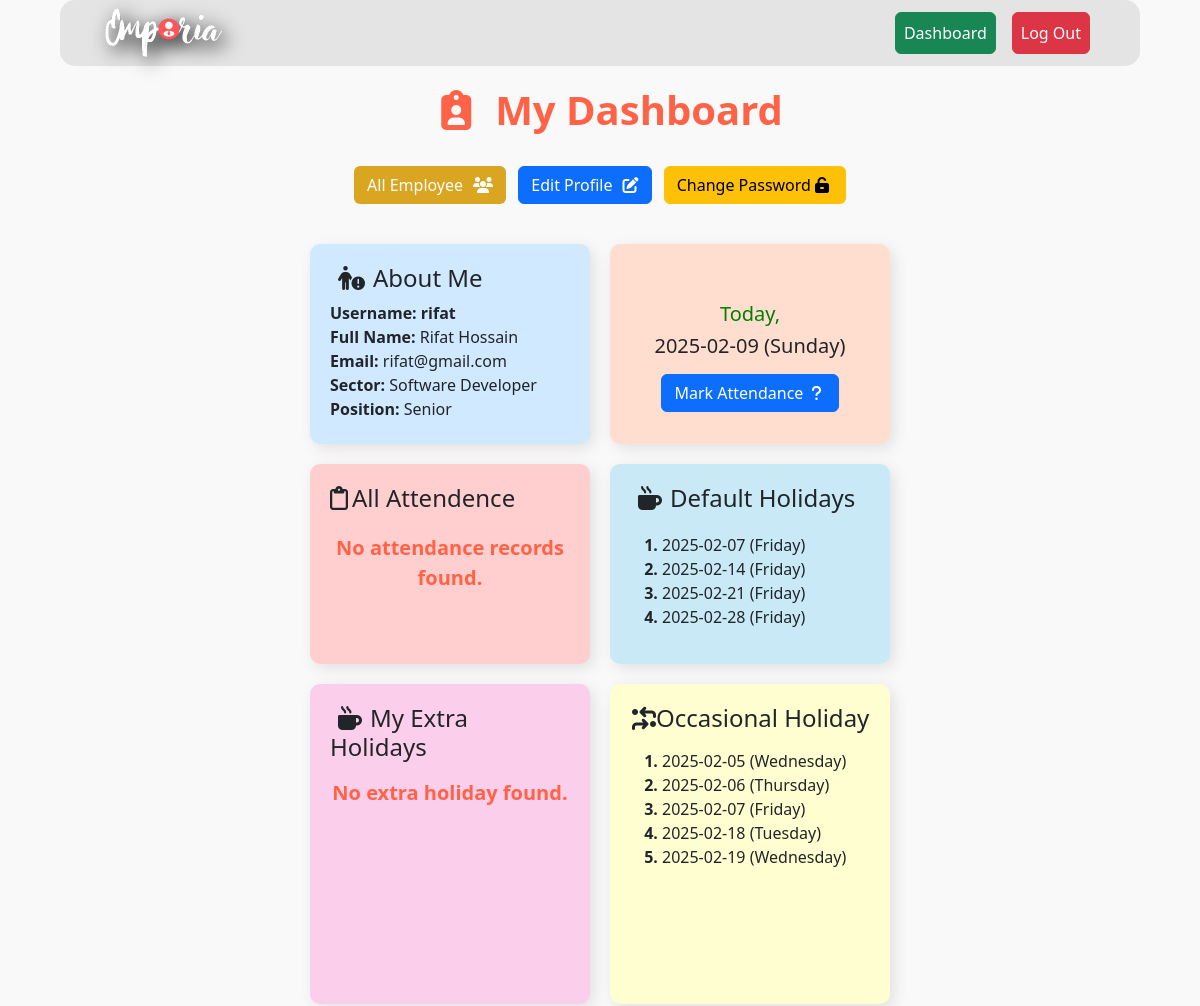
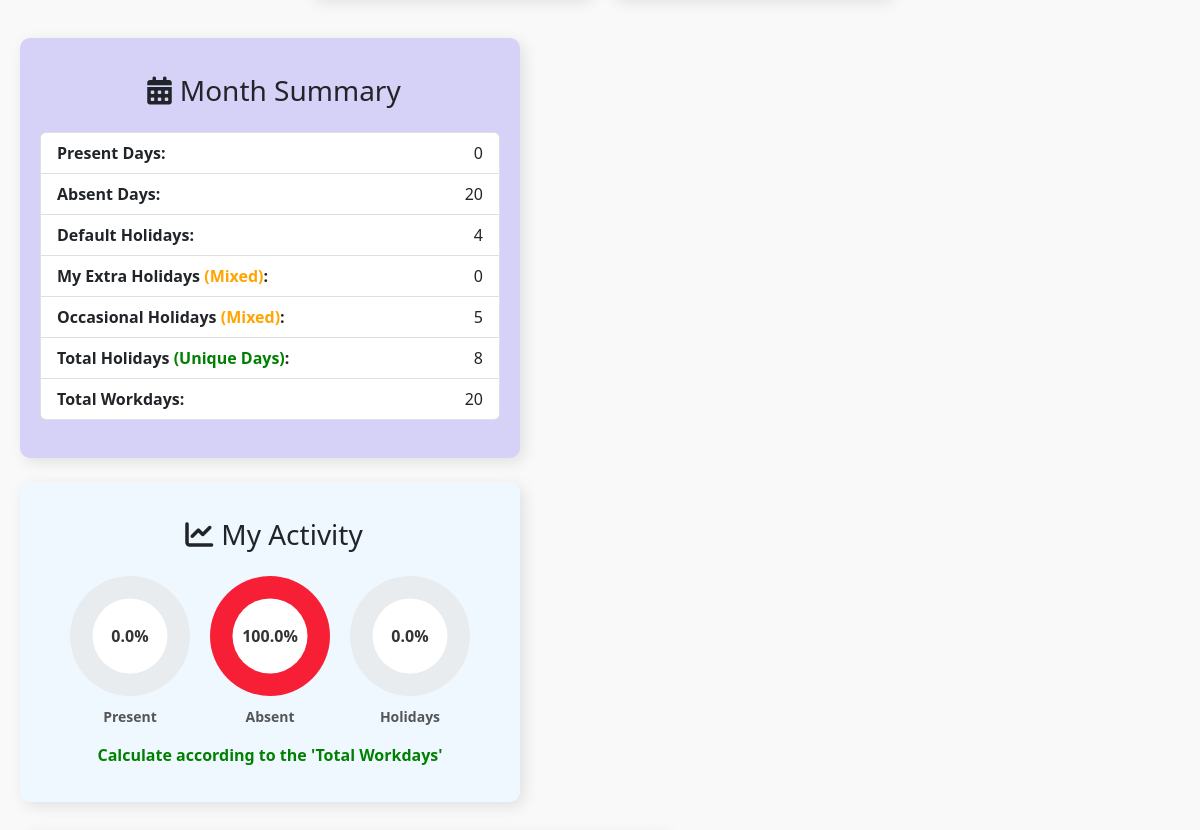
The page /dashboard/ (signed in, upper part) on the database as committed earlier (2 pictures, top to bottom).
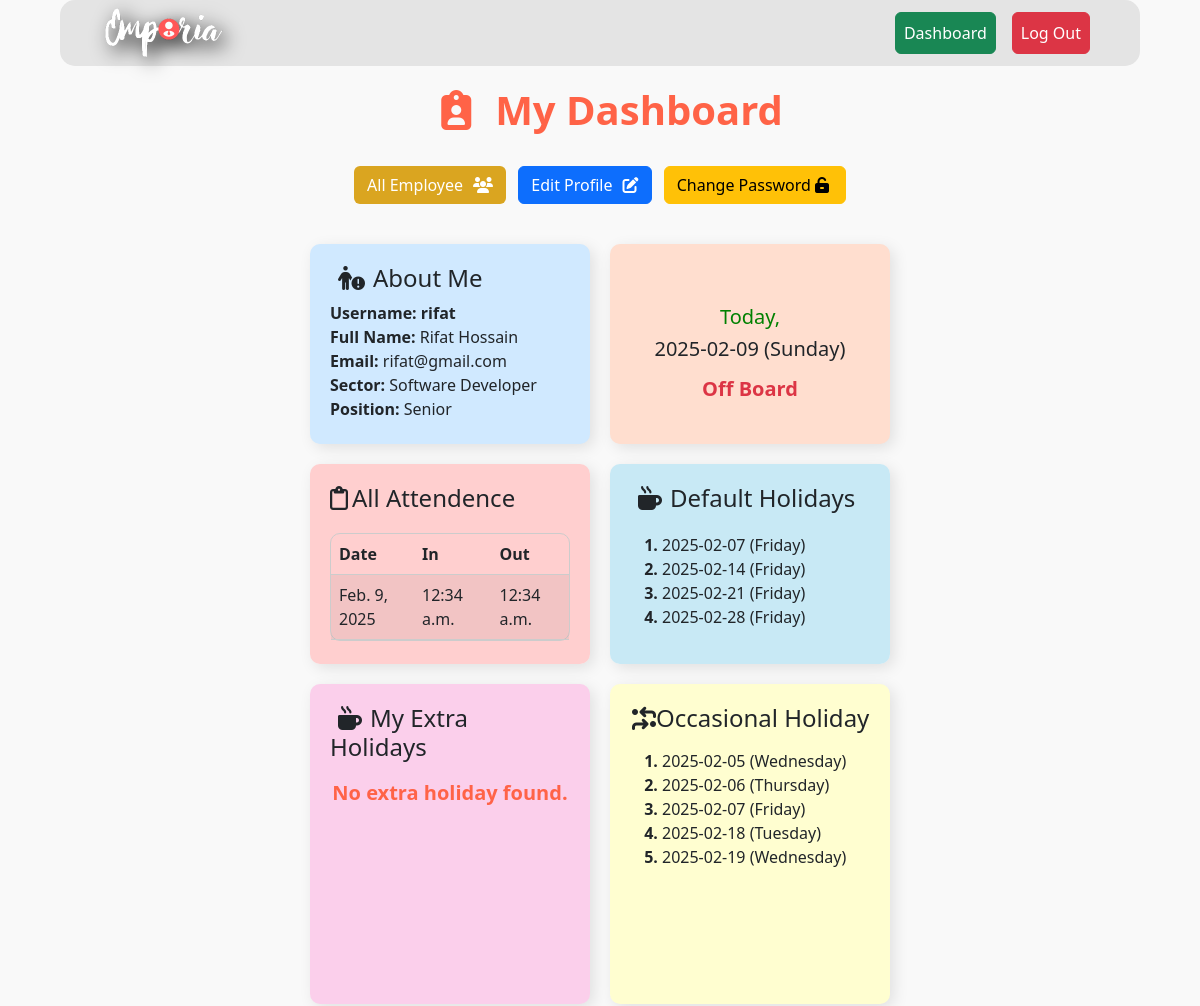
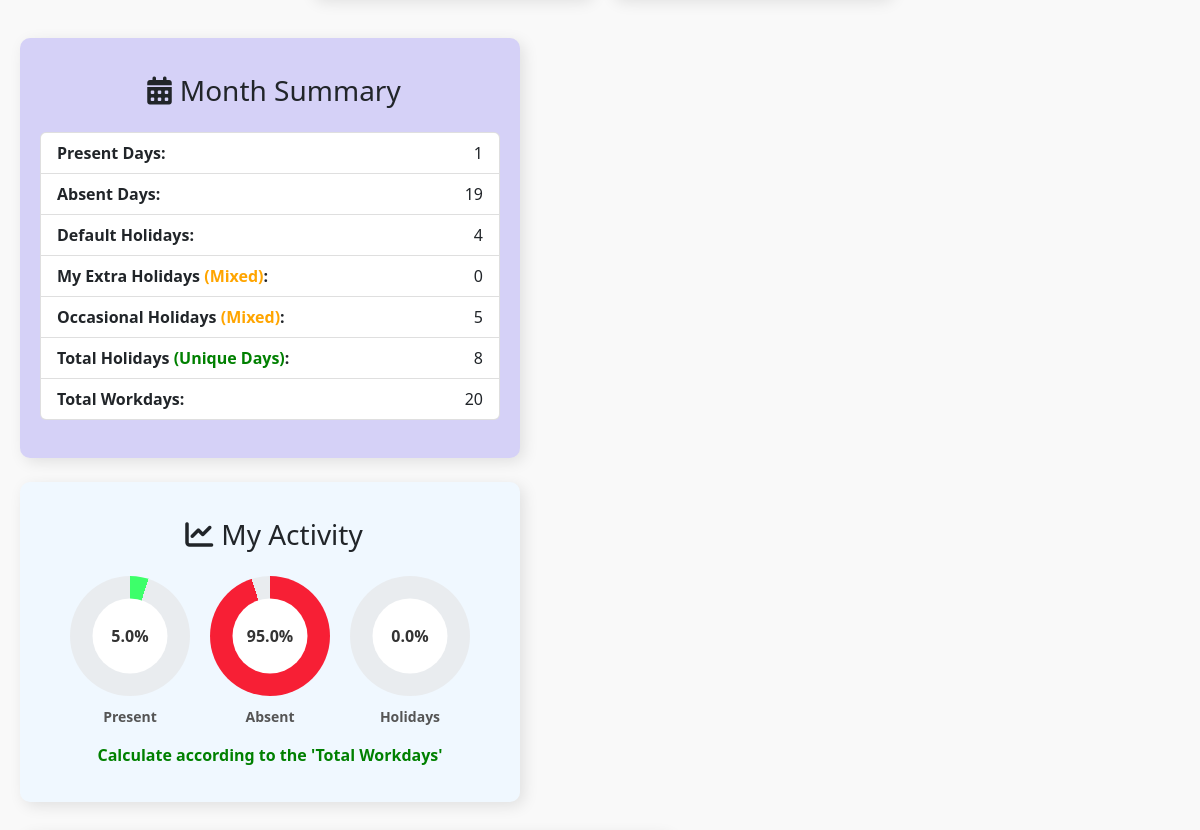
The same page on the database as committed later (2 pictures, top to bottom).
### dashboard/models.py (models this page shows, shortened)
class Attendance(models.Model):
    employee = models.ForeignKey(Employee, on_delete=models.CASCADE)
    date = models.DateField(auto_now_add=True)
    time = models.TimeField(default=now)
    quit_time = models.TimeField(null=True, blank=True)  # Quit time, nullable

### dashboard/views.py (the view)
# urls.py: path('dashboard/', views.dashboard, name='dashboard'),
@login_required
def dashboard(request):
    if request.user.is_staff:
        if request.method == 'POST':
            if 'default_holiday' in request.POST:
                form = DefaultHolidayForm(request.POST)
                if form.is_valid():
                    DefaultHoliday.objects.all().delete()  # Only one default holiday allowed
                    form.save()
                    messages.success(request, "Default holiday updated successfully!")
                    return redirect('dashboard')
            elif 'employee_holiday' in request.POST:
                form = MultiDateHolidayForm(request.POST)
                if form.is_valid():
                    employee = form.cleaned_data['employee']
                    holiday_dates = form.cleaned_data['holiday_dates'].split(",")  # Split the dates by comma
                    for date in holiday_dates:
                        date = date.strip()
                        EmployeeHoliday.objects.create(employee=employee, holiday_date=date)
                    messages.success(request, f"Holidays added for {employee.user.username} on {', '.join(holiday_dates)}.")
                    return redirect('dashboard')
            elif 'occasional_holidays' in request.POST:
                form = MultiDefaultHolidaysForm(request.POST)
                if form.is_valid():
                    holiday_dates = form.cleaned_data['holiday_dates'].split(",")  # Split the dates by comma
                    for date in holiday_dates:
                        date = date.strip()
                        MultiDefaultHoliday.objects.create(holiday_date=date)
                    messages.success(request, f"Occasional holidays added on {', '.join(holiday_dates)}.")
                    return redirect('dashboard')
            elif 'set_attendance_time' in request.POST:
                settings = AttendanceTimeSettings.objects.first()  # Fetch existing settings
                form = AttendanceTimeForm(request.POST, instance=settings)
                if form.is_valid():
                        form.save()
                        messages.success(request, "Working time updated successfully!")
                        return redirect("dashboard")
        else:
            form = AttendanceTimeForm(instance=AttendanceTimeSettings.objects.first())
        today = localdate()
        total_days = monthrange(today.year, today.month)[1]
        default_holiday = DefaultHoliday.objects.first()
        default_holiday_day = default_holiday.day if default_holiday else "friday"
        all_filtered_employees, sectors, positions, sector_id, position_id, filter_type = filtered_employees(request)
        all_holidays = []  # Initialize a list to track all holidays
        employees = Employee.objects.all()
        for day in range(1, total_days + 1):
            date = today.replace(day=day)
            if default_holiday and date.strftime("%A").lower() == default_holiday.day.lower():
                all_holidays.append(date)
        for employee in employees:
            employee_holidays = EmployeeHoliday.objects.filter(employee=employee)
            for emp_holiday in employee_holidays:
                all_holidays.append(emp_holiday.holiday_date)
        total_occasional_holidays = MultiDefaultHoliday.objects.all()
        occasional_holidays = list(set([
            f"{holiday.holiday_date} ({holiday.holiday_date.strftime('%A')})"
            for holiday in total_occasional_holidays
        ]))
        occasional_holidays.sort(key=lambda x: x.split(" ")[0])
        for occasional_day in total_occasional_holidays:
            all_holidays.append(occasional_day.holiday_date)
        all_holidays = sorted(set(all_holidays))  # Remove duplicates and sort the holidays
        total_holidays = len(all_holidays)
        workdays = total_days - total_holidays
        for employee in employees:
            employee_holidays_taken = EmployeeHoliday.objects.filter(employee=employee).count()
            total_holidays = len(all_holidays) + len(employee_holidays)
            workdays = total_days - total_holidays
            MonthSummary.objects.filter(
                month=today.strftime("%B"),
                year=today.year,
                employee_id=employee.id
            ).update(
                total_occasional_holidays=len(occasional_holidays),
                total_holidays_taken=employee_holidays_taken,
                total_workdays=workdays
            )
        occasional_holidays_form = MultiDefaultHolidaysForm()
        multi_date_form = MultiDateHolidayForm()
        allowed_emails = AllowedEmail.objects.all()
        default_form = DefaultHolidayForm(instance=default_holiday)
        settings = AttendanceTimeSettings.objects.first()
        attendance_time_form = AttendanceTimeForm(request.POST or None, instance=settings)
        context = {
            'employees': employees,
            'default_form': default_form,
            'workdays': workdays,
            'emails': allowed_emails,
            'occasional_holi_days': occasional_holidays,
            'multi_date_form': multi_date_form,
            'attendance_time_form':attendance_time_form,
            'occasional_holidays_form': occasional_holidays_form,
            'all_holidays': all_holidays,  # Pass the holiday list to the template
            'filtered_employees': all_filtered_employees,
            'sectors': sectors,
            'positions': positions,
            'selected_sector': sector_id,
            'selected_position': position_id,
            'filter_type': filter_type
        }
        return render(request, 'admin_dashboard.html', context)
    else:
        employee = Employee.objects.get(user=request.user)
        tasks = Task.objects.filter(employee=employee).order_by('end_date')
        today = localdate()
        attendance = Attendance.objects.filter(employee=employee)
        attendance_day = Attendance.objects.filter(employee=employee, date=today).first()
        today_with_day = today.strftime("%Y-%m-%d (%A)")
        total_days = monthrange(today.year, today.month)[1]
        default_holiday = DefaultHoliday.objects.first()
        employee_holidays = EmployeeHoliday.objects.filter(employee=employee)
        total_occasional_holidays = MultiDefaultHoliday.objects.all()
        occasional_holidays = list(set([
            f"{holiday.holiday_date} ({holiday.holiday_date.strftime('%A')})"
            for holiday in total_occasional_holidays
        ]))
        occasional_holidays.sort(key=lambda x: x.split(" ")[0])
        default_holidays = []
        if default_holiday:
            for day in range(1, total_days + 1):
                date = today.replace(day=day)
                if date.strftime("%A").lower() == default_holiday.day.lower():
                    default_holidays.append(f"{date} ({date.strftime('%A')})")
        extra_holidays = list(set([f"{holiday.holiday_date} ({holiday.holiday_date.strftime('%A')})" for holiday in employee_holidays]))
        extra_holidays.sort(key=lambda x: x.split(" ")[0])
        all_holiday_dates = sorted(set([h.split(" ")[0] for h in default_holidays + extra_holidays + occasional_holidays]))  # Remove duplicates
        extra_holiday_count = len(extra_holidays)
        default_holiday_count = len(default_holidays)
        occasional_holiday_count = len(occasional_holidays)
        total_holidays = len(all_holiday_dates)
        tasks = Task.objects.filter(employee=employee)
        workdays = total_days - total_holidays
        present_count = attendance.count()
        absent_count = workdays - present_count
        present_percentage = (present_count / workdays) * 100 if workdays > 0 else 0
        absent_percentage = (absent_count / workdays) * 100 if workdays > 0 else 0
        holidays_percentage = (extra_holiday_count / workdays) * 100 if workdays > 0 else 0
        context = {
            'today_date':today,
            'today':today_with_day,
            'employee': employee,
            'attendance': attendance,
            'attendance_day':attendance_day,
            'present_count': present_count,
            'absent_count': absent_count,
            'extra_holiday_count': extra_holiday_count,
            'default_holiday_count': default_holiday_count,
            'occasional_holiday_count': occasional_holiday_count,
            'total_days': workdays,
            'default_holidays': default_holidays,
            'extra_holidays': extra_holidays,
            'occasional_holidays':occasional_holidays,
            'total_holidays':total_holidays,
            'present_percentage': round(present_percentage, 2),
            'absent_percentage': round(absent_percentage, 2),
            'holidays_percentage': round(holidays_percentage, 2),
            'tasks': tasks,
        }
        return render(request, 'employee_dashboard.html', context)

### dashboard/models.py (called while the page is built)
    def __str__(self):
        return self.position

    def __str__(self):
        return self.sector

### dashboard/templates/employee_dashboard.html (shortened to what the changed rows need)
{% extends 'base.html' %} {% load crispy_forms_tags %} {% block content %}
<div class="full-body">
  <div class="heading">
    <h1 class="mb-3"><strong style="color: tomato"><i class="fa-solid fa-clipboard-user mx-4"></i>My Dashboard</strong></h1>
  </div>
  <div class="details-board">
    <div class="left-side-details">
      <div class="about-me-attend">
        <div class="mark-attendance" style="background-color: #ffdecf">
          <h5 style="color: green; margin-top:25px;">Today,</h5>
          <h5 class="mb-3">{{today}}</h5>
          {% if not attendance_day %}
                  <button
                    href=""
                    type="button"
                    class="btn btn-primary"
                    data-bs-toggle="modal"
                    data-bs-target="#markAttencance-Modal"
                  >
                    Mark Attendance <i class="fa-solid fa-question mx-1"></i>
                  </button>
            {% else %}
                <h5 class="text-danger">
                    <strong>Off Board</strong>
                </h5>
            {% endif %}
        </div>
      </div>
      <div class="holidays-cards">
        <div class="attendance-record-card" style="background-color: #ffcfcf">
          <h4><i class="fa-regular fa-clipboard" style="margin-right:4px;"></i>All Attendence</h4>
          {% if attendance %}
          <table style="width:100%;" class="table table-striped table-hover">
            <thead>
              <tr>
                <th>Date</th>
                <th>In</th>
                <th>Out</th>
              </tr>
            </thead>
            {% for record in attendance %}
              <tbody>
                <tr>
                  <td>{{ record.date }}</td>
                  <td>{{ record.time }}</td>
                  <td>{{ record.quit_time }}</td>
                </tr>
              </tbody>
              {% endfor %}
            </table>
          {% else %}
          <p
            style="
              color: tomato;
              font-weight: bold;
              text-align: center;
              font-size: 20px;
            "
          >
            No attendance records found.
          </p>
          {% endif %}
        </div>
        <div class="default-holiday-card" style="background-color: #c8e9f5">
          <ol>
            {% for holiday in default_holidays %}
            <li>{{ holiday }}</li>
            {% empty %}
            <li>No default holidays for this month.</li>
            {% endfor %}
          </ol>
        </div>
      </div>
      <div class="extra-occasional-holiday">
        <div class="occasional-holiday" style="background-color: #fffed0">
          {% if occasional_holidays %}
          <ol>
            {% for holiday in occasional_holidays %}
            <li>{{ holiday }}</li>
            {% endfor %}
          </ol>
          {% endif %}
        </div>
      </div>
    </div>
    <div class="attendance-full-summary">
      <div class="circle-summary">
        <div
          class="attendance-table-container"
          style="background-color: #d5d1f7"
        >
          <div class="mx-auto">
            <ul class="list-group">
              <li
                class="list-group-item d-flex justify-content-between align-items-center"
              >
                <strong>Present Days:</strong>
                <span>{{ present_count }}</span>
              </li>
              <li
                class="list-group-item d-flex justify-content-between align-items-center"
              >
                <strong>Absent Days:</strong>
                <span>{{ absent_count }}</span>
              </li>
            </ul>
          </div>
        </div>
        <div
          class="all-circle-container mt-4"
          style="background-color: aliceblue"
        >
          <div class="circle-charts mx-auto">
            <div class="circle-chart-container">
              <div
                class="circle-chart"
                style="background: conic-gradient(
        rgb(61, 255, 106) {{ present_percentage }}%,
                            #e9ecef {{ present_percentage }}% 100%
                        );"
              >
                <div class="circle-chart-center">
                  <span>{{ present_percentage|floatformat:1 }}%</span>
                </div>
              </div>
            </div>
            <div class="circle-chart-container">
              <div
                class="circle-chart"
                style="background: conic-gradient(
        rgb(247, 31, 53) {{ absent_percentage }}%,
                            #e9ecef {{ absent_percentage }}% 100%
                        );"
              >
                <div class="circle-chart-center">
                  <span>{{ absent_percentage|floatformat:1 }}%</span>
                </div>
              </div>
            </div>
          </div>
        </div>
      </div>
    </div>
  </div>
</div>
{% endblock %}

Rows that differ between the two databases and show on the page:
added Attendance: date "Feb. 9, 2025", time "12:34 a.m.", quit_time "12:34 a.m."
Other text that changed with them:
{{ present_count }}: "0" → "1"
{{ absent_count }}: "20" → "19"
{{ present_percentage|floatformat:1 }}: "0.0" → "5.0"
{{ absent_percentage|floatformat:1 }}: "100.0" → "95.0"
text no longer shown: "Mark Attendance No attendance records found."
text now shown: "Off Board Date In Out"
